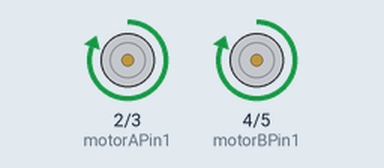
This sketch was run on a simulated Arduino Uno, built with avr-gcc and run on an emulated ATmega328P. On the bench: motor-driver pin pairs drawn as motors (green arrow = first pin HIGH = forward, orange = second pin HIGH = backward, longer = more drive, scaled by the enable pin).

Above: at 1.0 s.
At 3.0 s:
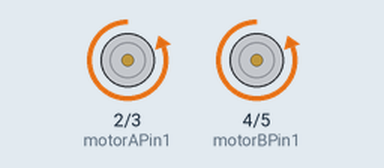
At 5.0 s:
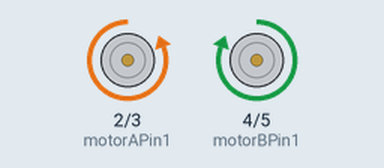
At 9.0 s:
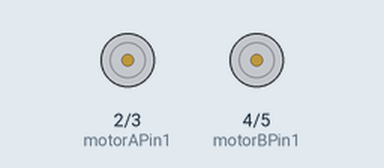
Timing chart, 0 to 13.0 s (numbered marks = the images above):
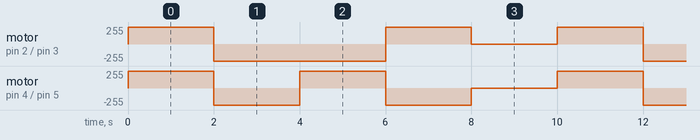

Measured:
- by itself, motor on pin 2 (motorAPin1) / pin 3 (motorAPin2): repeats every 10.0 s: backward 255/255 4.0 s, forward 255/255 2.0 s, stopped 2.0 s, forward 255/255 2.0 s
- by itself, motor on pin 4 (motorBPin1) / pin 5 (motorBPin2): repeats every 10.0 s: backward 255/255 2.0 s, forward 255/255 2.0 s, backward 255/255 2.0 s, stopped 2.0 s, forward 255/255 2.0 s

The sketch:

motors.ino
```cpp
// Motor A connections
const int motorAPin1 = 2;   // Motor A - Input 1
const int motorAPin2 = 3;   // Motor A - Input 2
const int motorAPwmPin = 9; // Motor A - PWM input

// Motor B connections
const int motorBPin1 = 4;   // Motor B - Input 1
const int motorBPin2 = 5;   // Motor B - Input 2
const int motorBPwmPin = 10; // Motor B - PWM input

void setup() {
  // Set motor pins as outputs
  pinMode(motorAPin1, OUTPUT);
  pinMode(motorAPin2, OUTPUT);
  pinMode(motorAPwmPin, OUTPUT);
  pinMode(motorBPin1, OUTPUT);
  pinMode(motorBPin2, OUTPUT);
  pinMode(motorBPwmPin, OUTPUT);
}

void loop() {
  // Move forward
  moveForward();
  delay(2000);

  // Move backward
  moveBackward();
  delay(2000);

  // Turn left
  turnLeft();
  delay(2000);

  // Turn right
  turnRight();
  delay(2000);

  // Stop
  stopMotors();
  delay(2000);
}

void moveForward() {
  // Motor A
  digitalWrite(motorAPin1, HIGH);
  digitalWrite(motorAPin2, LOW);
  analogWrite(motorAPwmPin, 255); // Set PWM speed

  // Motor B
  digitalWrite(motorBPin1, HIGH);
  digitalWrite(motorBPin2, LOW);
  analogWrite(motorBPwmPin, 255); // Set PWM speed
}

void moveBackward() {
  // Motor A
  digitalWrite(motorAPin1, LOW);
  digitalWrite(motorAPin2, HIGH);
  analogWrite(motorAPwmPin, 255); // Set PWM speed

  // Motor B
  digitalWrite(motorBPin1, LOW);
  digitalWrite(motorBPin2, HIGH);
  analogWrite(motorBPwmPin, 255); // Set PWM speed
}

void turnLeft() {
  // Motor A
  digitalWrite(motorAPin1, LOW);
  digitalWrite(motorAPin2, HIGH);
  analogWrite(motorAPwmPin, 255); // Set PWM speed

  // Motor B
  digitalWrite(motorBPin1, HIGH);
  digitalWrite(motorBPin2, LOW);
  analogWrite(motorBPwmPin, 255); // Set PWM speed
}

void turnRight() {
  // Motor A
  digitalWrite(motorAPin1, HIGH);
  digitalWrite(motorAPin2, LOW);
  analogWrite(motorAPwmPin, 255); // Set PWM speed

  // Motor B
  digitalWrite(motorBPin1, LOW);
  digitalWrite(motorBPin2, HIGH);
  analogWrite(motorBPwmPin, 255); // Set PWM speed
}

void stopMotors() {
  // Motor A
  digitalWrite(motorAPin1, LOW);
  digitalWrite(motorAPin2, LOW);

  // Motor B
  digitalWrite(motorBPin1, LOW);
  digitalWrite(motorBPin2, LOW);
}
```
